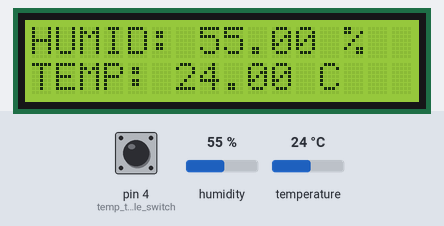
A sketch run on a simulated Arduino Uno, built with avr-gcc and run on an emulated ATmega328P. Parts: 16×2 character LCD. The test bench sets the inputs (shaded band); at power-on: pin 4 (temp_toggle_switch) HIGH, humidity 55 %, temperature 24 °C.

Above: at 1.2 s.
1.3 s: pin 4 (temp_toggle_switch) pulled LOW for 1 s
At 3.0 s:
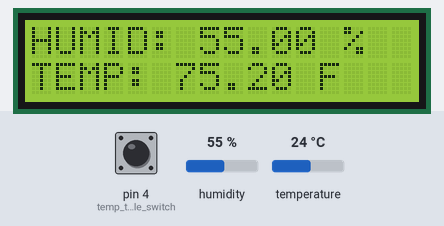
3.8 s: humidity set to 22 %
At 4.6 s:
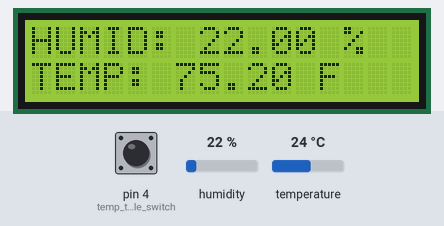
5.7 s: temperature set to 12 °C
At 7.4 s:
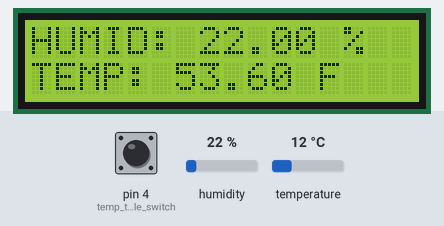
7.7 s: pin 4 (temp_toggle_switch) pulled LOW for 0.25 s
At 7.83 s:
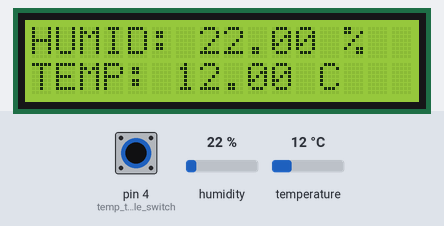
9.4 s: humidity set to 40 %
At 10.8 s:
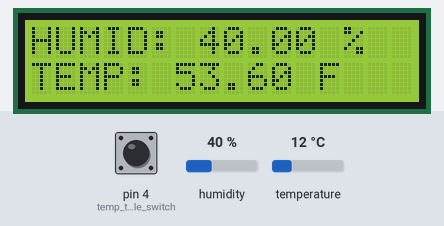
11.9 s: temperature set to 19 °C
At 13.6 s:
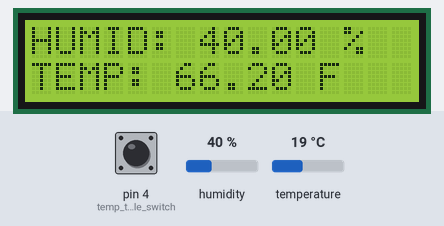
Timing chart, 0 to 15.0 s (numbered marks = the images above; inputs shaded):
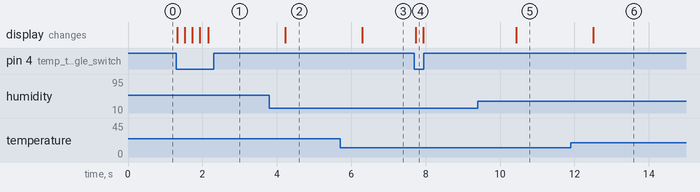

Measured:
- after the input at 1.3 s, the display: changes at once (image 1)
- after the input at 3.8 s, the display: changes after 0.43 s (image 2)
- after the input at 5.7 s, the display: changes after 0.60 s (image 3)
- after the input at 7.7 s, the display: changes at once (image 4)
- after the input at 9.4 s, the display: changes after 1.0 s (image 5)
- after the input at 11.9 s, the display: changes after 0.60 s (image 6)

The sketch:

weather-station.ino
```cpp
#include "DHT.h"
#define Type DHT11
#include <LiquidCrystal.h>

int sensor_pin = 2;
int temp_toggle_switch = 4;

int rs = 7;
int en = 8;
int d4 = 9;
int d5 = 10;
int d6 = 11;
int d7 = 12;

LiquidCrystal lcd(rs, en, d4, d5, d6, d7);

DHT HT(sensor_pin, Type);

float humidity;
float temp_celcius;
float temp_faren;

int temp_flag = 0;

void printToLCD() {
    lcd.setCursor(0, 0);
    lcd.print("HUMID: ");
    lcd.print(humidity);
    lcd.print(" %");
    lcd.setCursor(0, 1);
    lcd.print("TEMP: ");
    if (temp_flag == 0) {
      lcd.print(temp_celcius);
      lcd.print(" C");
    }else {
      lcd.print(temp_faren);
      lcd.print(" F");
    }
}


void setup() {
  Serial.begin(9600);
  HT.begin();
  lcd.begin(16, 2);
  pinMode(temp_toggle_switch, INPUT);
}

void loop() {
  humidity = HT.readHumidity();
  temp_celcius = HT.readTemperature();
  temp_faren = HT.readTemperature(true);
  int temp = digitalRead(temp_toggle_switch);

  if (temp == 0) {
    if (temp_flag == 0) {
      temp_flag = 1;
    } else {
        temp_flag = 0;
      }
  }

  printToLCD();

  delay(200);
}
```
